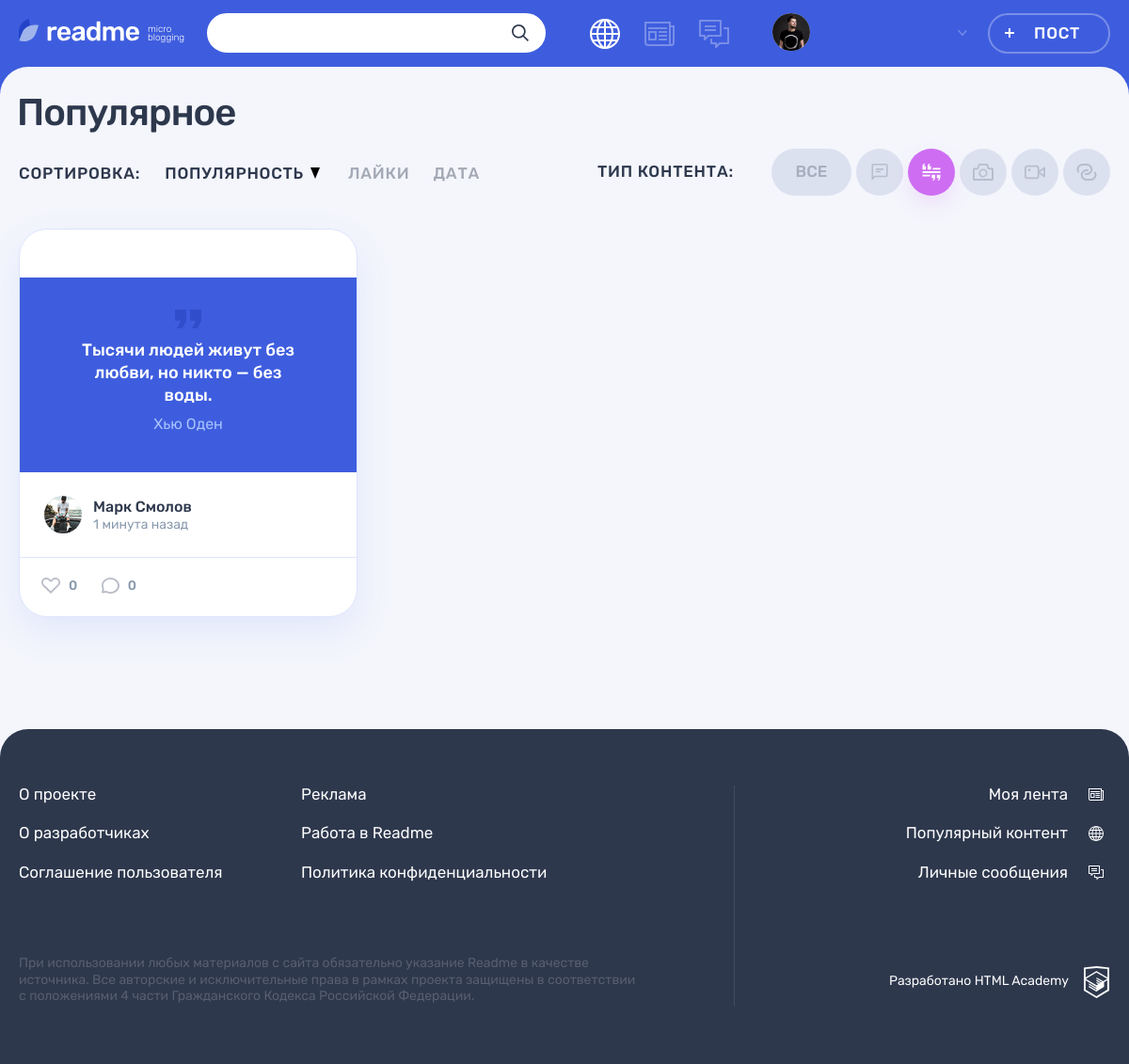
Page /popular.php?type=2 on the committed database.
### tables this page shows
CREATE TABLE content_type(
	id INT PRIMARY KEY AUTO_INCREMENT,
	name VARCHAR(16) NOT NULL UNIQUE,
	class VARCHAR(16) NOT NULL UNIQUE
)
COMMENT='Таблица типов контента';

CREATE TABLE posts(
	id INT PRIMARY KEY AUTO_INCREMENT,
	dt_add TIMESTAMP DEFAULT CURRENT_TIMESTAMP,
	header VARCHAR (128),  
	text TEXT,
	author VARCHAR(128),
	image_url VARCHAR(128),
	video_url VARCHAR(32),
	site_url VARCHAR(128),
	num_views INT,
	user_id INT,
	content_type_id INT,
	FOREIGN KEY (user_id)
		REFERENCES users(id)
		ON UPDATE CASCADE 
		ON DELETE CASCADE,
	FOREIGN KEY (content_type_id)
		REFERENCES content_type(id)
		ON UPDATE CASCADE 
		ON DELETE CASCADE
)
COMMENT='Таблица постов -- связь с хештегами вынесена в отдельную таблицу ниже';

CREATE TABLE users(
	id INT PRIMARY KEY AUTO_INCREMENT,
	dt_add TIMESTAMP DEFAULT CURRENT_TIMESTAMP,
	email VARCHAR(128) NOT NULL UNIQUE,
	password VARCHAR (128),
	avatar VARCHAR (128),
	username VARCHAR (128)  
)
COMMENT='Таблица пользователей';

### helpers.php (called while the page is built, shortened)
<?php
function get_noun_plural_form(int $number, string $one, string $two, string $many): string
{
    $number = (int)$number;
    $mod10 = $number % 10;
    $mod100 = $number % 100;
    switch (true) {
        case ($mod10 === 1):
            return $one;
    }
}
function include_template($name, array $data = [])
{
    $name = 'templates/' . $name;
    extract($data);
    require $name;
    $result = ob_get_clean();
    return $result;
}
function generate_random_date($index)
{
    $deltas = [['minutes' => 59], ['hours' => 23], ['days' => 6], ['weeks' => 4], ['months' => 11]];
    $dcnt = count($deltas);
    $delta = $deltas[$index];
    $timeval = rand(1, current($delta));
    $timename = key($delta);
    $ts = strtotime("$timeval $timename ago");
    $dt = date('Y-m-d H:i:s', $ts);
    return $dt;
}
function datetime_format($datetime) {
	$datetime = date('d.m.Y H:i', strtotime($datetime));
	return $datetime;
}
function datetime_relative($datetime) {
	$date_diff = strtotime(date('d.m.Y H:i')) - strtotime($datetime);
	$num = ceil($date_diff / 60);
	if ($num < 60) {
		$datetime = $num . ' ' . get_noun_plural_form ($num, 'минута', 'минуты', 'минут');
		return $datetime;
	}
}

### templates/main.php (the view, shortened to what this page needs)
<section class="page__main page__main--popular">
    <div class="container">
        <h1 class="page__title page__title--popular">Популярное</h1>
    </div>
    <div class="popular container">
        <div class="popular__filters-wrapper">
            <div class="popular__sorting sorting">
                <b class="popular__sorting-caption sorting__caption">Сортировка:</b>
                <ul class="popular__sorting-list sorting__list">
                    <li class="sorting__item sorting__item--popular">
                        <a class="sorting__link sorting__link--active" href="#">
                            <span>Популярность</span>
                            <svg class="sorting__icon" width="10" height="12">
                                <use xlink:href="#icon-sort"></use>
                            </svg>
                        </a>
                    </li>
                    <li class="sorting__item">
                        <a class="sorting__link" href="#">
                            <span>Лайки</span>
                        </a>
                    </li>
                    <li class="sorting__item">
                        <a class="sorting__link" href="#">
                            <span>Дата</span>
                        </a>
                    </li>
                </ul>
            </div>
            <div class="popular__filters filters">
                <b class="popular__filters-caption filters__caption">Тип контента:</b>
                <ul class="popular__filters-list filters__list">
                    <li class="popular__filters-item popular__filters-item--all filters__item filters__item--all">
                        <a class="filters__button filters__button--ellipse filters__button--all<?=$active_all?>" href="?type=0">
                            <span>Все</span>
                        </a>
                    </li>
                    <?php foreach ($content_types as $type): ?>
						<?php $active_type = '';  ?>
						<?php if($type['id'] == $get_type):  ?>
							<?php $active_type = ' filters__button--active';  ?>
						<?php endif; ?>
						<li class="popular__filters-item filters__item">
							<a class="filters__button filters__button--<?=$type['class']?> button<?=$active_type?>" href="?type=<?=$type['id']?>">
								<svg class="filters__icon" width="22" height="18">
									<use xlink:href="#icon-filter-<?=$type['class']?>"></use>
								</svg>
							</a>
						</li>
                    <?php endforeach; ?>
                </ul>
            </div>
        </div>
        <div class="popular__posts">
            <?php foreach($popular_posts as $key => $val): ?>
            <article class="popular__post post post-<?=$val['type']?>">
                <header class="post__header">
                    <h2><a href="post.php?id=<?=$val['id']?>"><?=$val['header']?></a></h2>
                </header>
                <div class="post__main">
					<?php if($val['type'] === 'quote'): ?>
						<blockquote>
							<p><?=$val['content']?></p>
							<cite><?=$val['author']?></cite>
						</blockquote>
					<?php elseif($val['type'] === 'text'): ?>
						<p><?=short_text($val['content'])?></p>
					<?php endif ?>
                </div>
                <footer class="post__footer">
                    <div class="post__author">
                        <a class="post__author-link" href="#" title="Автор">
                            <div class="post__avatar-wrapper">
                                <img class="post__author-avatar" src="img/userpic-<?=$val['avatar']?>" alt="Аватар пользователя">
                            </div>
                            <div class="post__info">
                                <b class="post__author-name"><?=$val['username']?></b>
                                <time class="post__time" datetime="<?=$val['datetime']?>" title="<?=datetime_format($val['datetime'])?>"><?=datetime_relative($val['datetime'])?> назад</time>
                            </div>
                        </a>
                    </div>
                    <div class="post__indicators">
                        <div class="post__buttons">
                            <a class="post__indicator post__indicator--likes button" href="#" title="Лайк">
                                <svg class="post__indicator-icon" width="20" height="17">
                                    <use xlink:href="#icon-heart"></use>
                                </svg>
                                <span>0</span>
                            </a>
                            <a class="post__indicator post__indicator--comments button" href="#" title="Комментарии">
                                <svg class="post__indicator-icon" width="19" height="17">
                                    <use xlink:href="#icon-comment"></use>
                                </svg>
                                <span>0</span>
                            </a>
                        </div>
                    </div>
                </footer>
            </article>
            <?php endforeach; ?>
        </div>
    </div>
</section>

### rows in the picture
posts: content "Тысячи людей живут без любви, но никто — без воды.", author "Xью Оден", user.avatar (picture), user.username "Марк Смолов", datetime "1 минута"
